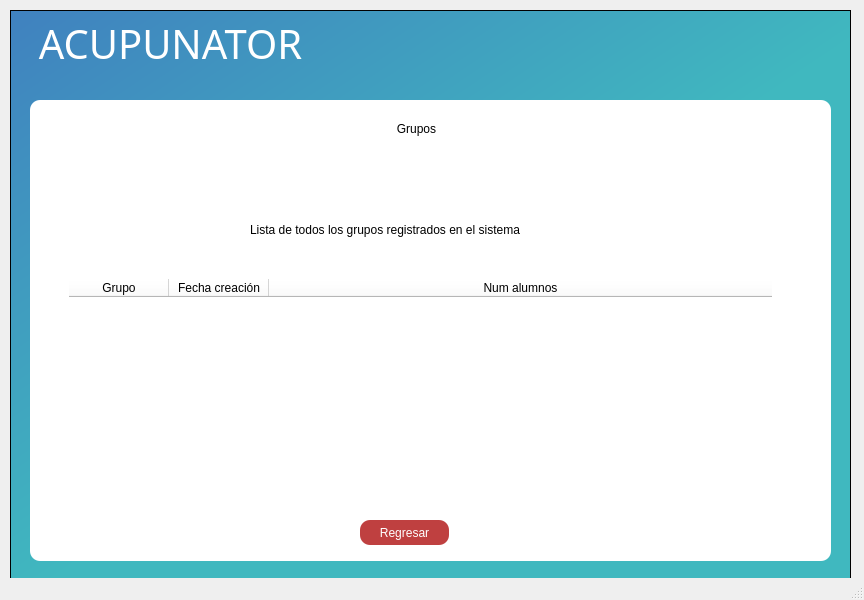
<?xml version="1.0" encoding="UTF-8"?>
<ui version="4.0">
 <class>MainWindow</class>
 <widget class="QMainWindow" name="MainWindow">
  <property name="geometry">
   <rect>
    <x>0</x>
    <y>0</y>
    <width>864</width>
    <height>600</height>
   </rect>
  </property>
  <property name="windowTitle">
   <string>Lista de grupos</string>
  </property>
  <widget class="QWidget" name="centralwidget">
   <widget class="QFrame" name="frame">
    <property name="geometry">
     <rect>
      <x>10</x>
      <y>10</y>
      <width>841</width>
      <height>571</height>
     </rect>
    </property>
    <property name="styleSheet">
     <string notr="true">QFrame{
	
	background-color: qlineargradient(spread:pad, x1:0, y1:0, x2:1, y2:1, stop:0 rgba(64, 129, 191, 255), stop:0.524752 rgba(64, 184, 191, 255));
}</string>
    </property>
    <property name="frameShape">
     <enum>QFrame::StyledPanel</enum>
    </property>
    <property name="frameShadow">
     <enum>QFrame::Raised</enum>
    </property>
    <widget class="QLabel" name="header">
     <property name="geometry">
      <rect>
       <x>20</x>
       <y>10</y>
       <width>281</width>
       <height>51</height>
      </rect>
     </property>
     <property name="font">
      <font>
       <family>Ubuntu Condensed</family>
       <pointsize>30</pointsize>
      </font>
     </property>
     <property name="styleSheet">
      <string notr="true">color: rgb(255, 255, 255);
background-color:none;</string>
     </property>
     <property name="text">
      <string>ACUPUNATOR</string>
     </property>
     <property name="alignment">
      <set>Qt::AlignBottom|Qt::AlignHCenter</set>
     </property>
    </widget>
    <widget class="QFrame" name="card">
     <property name="geometry">
      <rect>
       <x>20</x>
       <y>90</y>
       <width>801</width>
       <height>461</height>
      </rect>
     </property>
     <property name="styleSheet">
      <string notr="true">QFrame{
background-color:rgb(255, 255, 255);
border-radius:10px;
}</string>
     </property>
     <property name="frameShape">
      <enum>QFrame::StyledPanel</enum>
     </property>
     <property name="frameShadow">
      <enum>QFrame::Raised</enum>
     </property>
     <widget class="QLabel" name="label_5">
      <property name="geometry">
       <rect>
        <x>350</x>
        <y>20</y>
        <width>73</width>
        <height>17</height>
       </rect>
      </property>
      <property name="text">
       <string>Grupos</string>
      </property>
      <property name="alignment">
       <set>Qt::AlignCenter</set>
      </property>
     </widget>
     <widget class="QPushButton" name="regresar_btn">
      <property name="geometry">
       <rect>
        <x>330</x>
        <y>420</y>
        <width>89</width>
        <height>25</height>
       </rect>
      </property>
      <property name="styleSheet">
       <string notr="true">background-color: rgb(191, 64, 64);
color: rgb(255, 255, 255);
border-radius:10px;</string>
      </property>
      <property name="text">
       <string>Regresar</string>
      </property>
     </widget>
     <widget class="QFrame" name="frame_2">
      <property name="geometry">
       <rect>
        <x>30</x>
        <y>170</y>
        <width>721</width>
        <height>231</height>
       </rect>
      </property>
      <property name="frameShape">
       <enum>QFrame::StyledPanel</enum>
      </property>
      <property name="frameShadow">
       <enum>QFrame::Raised</enum>
      </property>
      <layout class="QVBoxLayout" name="verticalLayout">
       <item>
        <widget class="QTableWidget" name="table_grupos">
         <property name="sizeIncrement">
          <size>
           <width>0</width>
           <height>0</height>
          </size>
         </property>
         <property name="baseSize">
          <size>
           <width>10</width>
           <height>0</height>
          </size>
         </property>
         <attribute name="horizontalHeaderStretchLastSection">
          <bool>true</bool>
         </attribute>
         <attribute name="verticalHeaderStretchLastSection">
          <bool>false</bool>
         </attribute>
         <column>
          <property name="text">
           <string>Grupo</string>
          </property>
         </column>
         <column>
          <property name="text">
           <string>Fecha creación</string>
          </property>
         </column>
         <column>
          <property name="text">
           <string>Num alumnos</string>
          </property>
         </column>
        </widget>
       </item>
      </layout>
     </widget>
     <widget class="QLabel" name="label_6">
      <property name="geometry">
       <rect>
        <x>220</x>
        <y>120</y>
        <width>351</width>
        <height>20</height>
       </rect>
      </property>
      <property name="text">
       <string>Lista de todos los grupos registrados en el sistema</string>
      </property>
     </widget>
    </widget>
   </widget>
  </widget>
  <widget class="QStatusBar" name="statusbar"/>
 </widget>
 <resources/>
 <connections/>
</ui>
